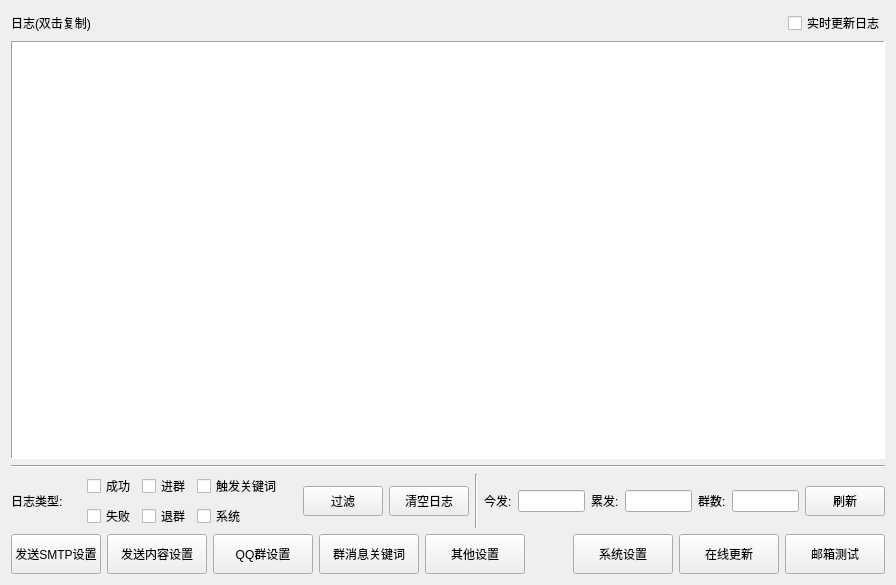
<?xml version="1.0" encoding="UTF-8"?>
<ui version="4.0">
 <class>MarketWinClass</class>
 <widget class="QMainWindow" name="MarketWinClass">
  <property name="geometry">
   <rect>
    <x>0</x>
    <y>0</y>
    <width>896</width>
    <height>585</height>
   </rect>
  </property>
  <property name="acceptDrops">
   <bool>false</bool>
  </property>
  <property name="windowTitle">
   <string>主界面</string>
  </property>
  <property name="styleSheet">
   <string notr="true"/>
  </property>
  <widget class="QWidget" name="centralWidget">
   <layout class="QVBoxLayout" name="verticalLayout">
    <item>
     <layout class="QHBoxLayout" name="horizontalLayout_8">
      <item>
       <widget class="QLabel" name="label">
        <property name="text">
         <string>日志(双击复制)</string>
        </property>
       </widget>
      </item>
      <item>
       <spacer name="horizontalSpacer_3">
        <property name="orientation">
         <enum>Qt::Horizontal</enum>
        </property>
        <property name="sizeHint" stdset="0">
         <size>
          <width>40</width>
          <height>20</height>
         </size>
        </property>
       </spacer>
      </item>
      <item>
       <widget class="QLabel" name="label_6">
        <property name="text">
         <string/>
        </property>
       </widget>
      </item>
      <item>
       <spacer name="horizontalSpacer_2">
        <property name="orientation">
         <enum>Qt::Horizontal</enum>
        </property>
        <property name="sizeHint" stdset="0">
         <size>
          <width>40</width>
          <height>20</height>
         </size>
        </property>
       </spacer>
      </item>
      <item>
       <widget class="QLabel" name="label_state">
        <property name="text">
         <string/>
        </property>
       </widget>
      </item>
      <item>
       <widget class="QCheckBox" name="check_updata">
        <property name="text">
         <string>实时更新日志</string>
        </property>
       </widget>
      </item>
     </layout>
    </item>
    <item>
     <widget class="QTableView" name="tableView">
      <property name="styleSheet">
       <string notr="true"/>
      </property>
      <property name="frameShape">
       <enum>QFrame::Panel</enum>
      </property>
      <property name="lineWidth">
       <number>1</number>
      </property>
      <property name="showGrid">
       <bool>true</bool>
      </property>
     </widget>
    </item>
    <item>
     <widget class="Line" name="line">
      <property name="orientation">
       <enum>Qt::Horizontal</enum>
      </property>
     </widget>
    </item>
    <item>
     <layout class="QHBoxLayout" name="horizontalLayout">
      <item>
       <widget class="QLabel" name="label_2">
        <property name="minimumSize">
         <size>
          <width>70</width>
          <height>0</height>
         </size>
        </property>
        <property name="maximumSize">
         <size>
          <width>70</width>
          <height>16777215</height>
         </size>
        </property>
        <property name="text">
         <string>日志类型:</string>
        </property>
       </widget>
      </item>
      <item>
       <layout class="QGridLayout" name="gridLayout">
        <item row="0" column="0">
         <widget class="QCheckBox" name="check_ok">
          <property name="minimumSize">
           <size>
            <width>0</width>
            <height>20</height>
           </size>
          </property>
          <property name="text">
           <string>成功</string>
          </property>
         </widget>
        </item>
        <item row="0" column="1">
         <widget class="QCheckBox" name="check_intoGroup">
          <property name="minimumSize">
           <size>
            <width>0</width>
            <height>0</height>
           </size>
          </property>
          <property name="text">
           <string>进群</string>
          </property>
         </widget>
        </item>
        <item row="0" column="2">
         <widget class="QCheckBox" name="check_keyWord">
          <property name="minimumSize">
           <size>
            <width>100</width>
            <height>20</height>
           </size>
          </property>
          <property name="text">
           <string>触发关键词</string>
          </property>
         </widget>
        </item>
        <item row="1" column="0">
         <widget class="QCheckBox" name="check_error">
          <property name="minimumSize">
           <size>
            <width>0</width>
            <height>0</height>
           </size>
          </property>
          <property name="text">
           <string>失败</string>
          </property>
         </widget>
        </item>
        <item row="1" column="1">
         <widget class="QCheckBox" name="check_quit">
          <property name="minimumSize">
           <size>
            <width>0</width>
            <height>0</height>
           </size>
          </property>
          <property name="text">
           <string>退群</string>
          </property>
         </widget>
        </item>
        <item row="1" column="2">
         <widget class="QCheckBox" name="check_system">
          <property name="text">
           <string>系统</string>
          </property>
         </widget>
        </item>
       </layout>
      </item>
      <item>
       <widget class="QPushButton" name="button_filter">
        <property name="minimumSize">
         <size>
          <width>80</width>
          <height>30</height>
         </size>
        </property>
        <property name="maximumSize">
         <size>
          <width>80</width>
          <height>30</height>
         </size>
        </property>
        <property name="text">
         <string>过滤</string>
        </property>
       </widget>
      </item>
      <item>
       <widget class="QPushButton" name="button_clearLog">
        <property name="minimumSize">
         <size>
          <width>80</width>
          <height>30</height>
         </size>
        </property>
        <property name="maximumSize">
         <size>
          <width>80</width>
          <height>30</height>
         </size>
        </property>
        <property name="text">
         <string>清空日志</string>
        </property>
       </widget>
      </item>
      <item>
       <widget class="Line" name="line_2">
        <property name="orientation">
         <enum>Qt::Vertical</enum>
        </property>
       </widget>
      </item>
      <item>
       <widget class="QLabel" name="label_3">
        <property name="maximumSize">
         <size>
          <width>40</width>
          <height>16777215</height>
         </size>
        </property>
        <property name="text">
         <string>今发:</string>
        </property>
       </widget>
      </item>
      <item>
       <widget class="QLineEdit" name="edit_countDay">
        <property name="enabled">
         <bool>true</bool>
        </property>
        <property name="minimumSize">
         <size>
          <width>0</width>
          <height>0</height>
         </size>
        </property>
        <property name="readOnly">
         <bool>true</bool>
        </property>
       </widget>
      </item>
      <item>
       <widget class="QLabel" name="label_4">
        <property name="maximumSize">
         <size>
          <width>40</width>
          <height>16777215</height>
         </size>
        </property>
        <property name="text">
         <string>累发:</string>
        </property>
       </widget>
      </item>
      <item>
       <widget class="QLineEdit" name="edit_countAll">
        <property name="enabled">
         <bool>true</bool>
        </property>
        <property name="frame">
         <bool>true</bool>
        </property>
        <property name="dragEnabled">
         <bool>false</bool>
        </property>
        <property name="readOnly">
         <bool>true</bool>
        </property>
       </widget>
      </item>
      <item>
       <widget class="QLabel" name="label_5">
        <property name="maximumSize">
         <size>
          <width>40</width>
          <height>16777215</height>
         </size>
        </property>
        <property name="text">
         <string>群数:</string>
        </property>
       </widget>
      </item>
      <item>
       <widget class="QLineEdit" name="edit_countGroup">
        <property name="enabled">
         <bool>true</bool>
        </property>
        <property name="readOnly">
         <bool>true</bool>
        </property>
       </widget>
      </item>
      <item>
       <widget class="QPushButton" name="button_updateList">
        <property name="minimumSize">
         <size>
          <width>80</width>
          <height>30</height>
         </size>
        </property>
        <property name="text">
         <string>刷新</string>
        </property>
       </widget>
      </item>
     </layout>
    </item>
    <item>
     <layout class="QHBoxLayout" name="horizontalLayout_7">
      <item>
       <layout class="QHBoxLayout" name="horizontalLayout_2">
        <item>
         <widget class="QPushButton" name="button_smtpList">
          <property name="minimumSize">
           <size>
            <width>0</width>
            <height>0</height>
           </size>
          </property>
          <property name="maximumSize">
           <size>
            <width>120</width>
            <height>40</height>
           </size>
          </property>
          <property name="text">
           <string>发送SMTP设置</string>
          </property>
         </widget>
        </item>
        <item>
         <widget class="QPushButton" name="button_wordList">
          <property name="minimumSize">
           <size>
            <width>100</width>
            <height>40</height>
           </size>
          </property>
          <property name="maximumSize">
           <size>
            <width>120</width>
            <height>40</height>
           </size>
          </property>
          <property name="text">
           <string>发送内容设置</string>
          </property>
         </widget>
        </item>
        <item>
         <widget class="QPushButton" name="button_groupList">
          <property name="minimumSize">
           <size>
            <width>100</width>
            <height>40</height>
           </size>
          </property>
          <property name="maximumSize">
           <size>
            <width>120</width>
            <height>40</height>
           </size>
          </property>
          <property name="text">
           <string>QQ群设置</string>
          </property>
         </widget>
        </item>
        <item>
         <widget class="QPushButton" name="button_keyWordGroup">
          <property name="minimumSize">
           <size>
            <width>100</width>
            <height>40</height>
           </size>
          </property>
          <property name="text">
           <string>群消息关键词</string>
          </property>
         </widget>
        </item>
        <item>
         <widget class="QPushButton" name="button_other">
          <property name="minimumSize">
           <size>
            <width>100</width>
            <height>40</height>
           </size>
          </property>
          <property name="maximumSize">
           <size>
            <width>120</width>
            <height>40</height>
           </size>
          </property>
          <property name="text">
           <string>其他设置</string>
          </property>
         </widget>
        </item>
       </layout>
      </item>
      <item>
       <spacer name="horizontalSpacer">
        <property name="orientation">
         <enum>Qt::Horizontal</enum>
        </property>
        <property name="sizeHint" stdset="0">
         <size>
          <width>10</width>
          <height>20</height>
         </size>
        </property>
       </spacer>
      </item>
      <item>
       <widget class="QPushButton" name="button_system">
        <property name="minimumSize">
         <size>
          <width>100</width>
          <height>40</height>
         </size>
        </property>
        <property name="maximumSize">
         <size>
          <width>120</width>
          <height>40</height>
         </size>
        </property>
        <property name="text">
         <string>系统设置</string>
        </property>
       </widget>
      </item>
      <item>
       <widget class="QPushButton" name="button_update">
        <property name="minimumSize">
         <size>
          <width>100</width>
          <height>40</height>
         </size>
        </property>
        <property name="text">
         <string>在线更新</string>
        </property>
       </widget>
      </item>
      <item>
       <layout class="QHBoxLayout" name="horizontalLayout_3">
        <item>
         <widget class="QPushButton" name="button_emailTest">
          <property name="minimumSize">
           <size>
            <width>100</width>
            <height>40</height>
           </size>
          </property>
          <property name="maximumSize">
           <size>
            <width>120</width>
            <height>40</height>
           </size>
          </property>
          <property name="text">
           <string>邮箱测试</string>
          </property>
         </widget>
        </item>
       </layout>
      </item>
     </layout>
    </item>
   </layout>
  </widget>
 </widget>
 <layoutdefault spacing="6" margin="11"/>
 <resources>
  <include location="MarketWin.qrc"/>
 </resources>
 <connections/>
</ui>
